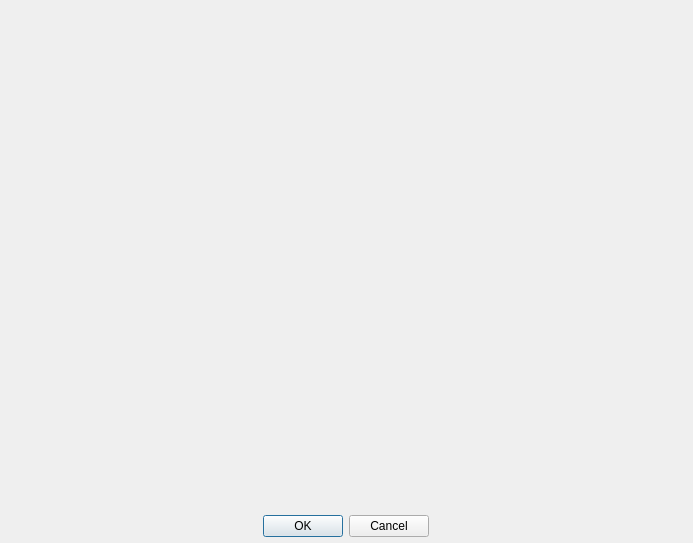
<?xml version="1.0" encoding="UTF-8"?>
<ui version="4.0">
 <class>Dialog_baiduMap</class>
 <widget class="QDialog" name="Dialog_baiduMap">
  <property name="geometry">
   <rect>
    <x>0</x>
    <y>0</y>
    <width>693</width>
    <height>543</height>
   </rect>
  </property>
  <property name="windowTitle">
   <string>Dialog</string>
  </property>
  <widget class="QDialogButtonBox" name="buttonBox">
   <property name="geometry">
    <rect>
     <x>0</x>
     <y>510</y>
     <width>691</width>
     <height>32</height>
    </rect>
   </property>
   <property name="orientation">
    <enum>Qt::Horizontal</enum>
   </property>
   <property name="standardButtons">
    <set>QDialogButtonBox::Cancel|QDialogButtonBox::Ok</set>
   </property>
   <property name="centerButtons">
    <bool>true</bool>
   </property>
  </widget>
  <widget class="QWidget" name="widget" native="true">
   <property name="geometry">
    <rect>
     <x>0</x>
     <y>0</y>
     <width>691</width>
     <height>511</height>
    </rect>
   </property>
  </widget>
 </widget>
 <resources/>
 <connections>
  <connection>
   <sender>buttonBox</sender>
   <signal>accepted()</signal>
   <receiver>Dialog_baiduMap</receiver>
   <slot>accept()</slot>
   <hints>
    <hint type="sourcelabel">
     <x>248</x>
     <y>254</y>
    </hint>
    <hint type="destinationlabel">
     <x>157</x>
     <y>274</y>
    </hint>
   </hints>
  </connection>
  <connection>
   <sender>buttonBox</sender>
   <signal>rejected()</signal>
   <receiver>Dialog_baiduMap</receiver>
   <slot>reject()</slot>
   <hints>
    <hint type="sourcelabel">
     <x>316</x>
     <y>260</y>
    </hint>
    <hint type="destinationlabel">
     <x>286</x>
     <y>274</y>
    </hint>
   </hints>
  </connection>
 </connections>
</ui>
